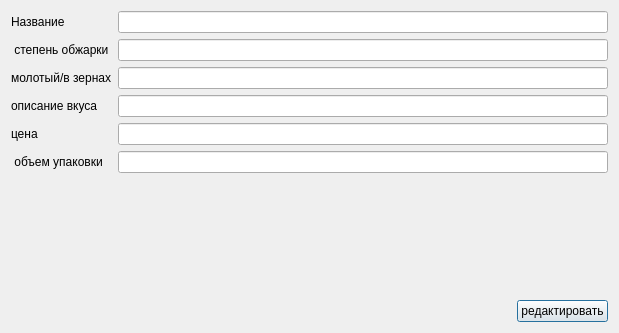
<?xml version="1.0" encoding="UTF-8"?>
<ui version="4.0">
 <class>Izmn_film</class>
 <widget class="QDialog" name="Izmn_film">
  <property name="geometry">
   <rect>
    <x>0</x>
    <y>0</y>
    <width>619</width>
    <height>333</height>
   </rect>
  </property>
  <property name="windowTitle">
   <string>Dialog</string>
  </property>
  <layout class="QVBoxLayout" name="verticalLayout" stretch="0,0">
   <item>
    <layout class="QFormLayout" name="formLayout">
     <item row="0" column="0">
      <widget class="QLabel" name="label_2">
       <property name="text">
        <string>Название</string>
       </property>
      </widget>
     </item>
     <item row="0" column="1">
      <widget class="QLineEdit" name="nazvanie_edit"/>
     </item>
     <item row="1" column="0">
      <widget class="QLabel" name="label_3">
       <property name="text">
        <string> степень обжарки</string>
       </property>
      </widget>
     </item>
     <item row="1" column="1">
      <widget class="QLineEdit" name="stepen_obj_edit"/>
     </item>
     <item row="2" column="0">
      <widget class="QLabel" name="label">
       <property name="text">
        <string>молотый/в зернах</string>
       </property>
      </widget>
     </item>
     <item row="3" column="1">
      <widget class="QLineEdit" name="opisanie_edit"/>
     </item>
     <item row="3" column="0">
      <widget class="QLabel" name="label_4">
       <property name="text">
        <string>описание вкуса</string>
       </property>
      </widget>
     </item>
     <item row="4" column="0">
      <widget class="QLabel" name="label_6">
       <property name="text">
        <string>цена</string>
       </property>
      </widget>
     </item>
     <item row="4" column="1">
      <widget class="QLineEdit" name="price_edit"/>
     </item>
     <item row="2" column="1">
      <widget class="QLineEdit" name="molot_edit"/>
     </item>
     <item row="5" column="0">
      <widget class="QLabel" name="label_7">
       <property name="text">
        <string> объем упаковки</string>
       </property>
      </widget>
     </item>
     <item row="5" column="1">
      <widget class="QLineEdit" name="obiom_edit"/>
     </item>
    </layout>
   </item>
   <item>
    <layout class="QHBoxLayout" name="horizontalLayout">
     <item>
      <widget class="QLabel" name="label_5">
       <property name="text">
        <string/>
       </property>
      </widget>
     </item>
     <item>
      <spacer name="horizontalSpacer">
       <property name="orientation">
        <enum>Qt::Horizontal</enum>
       </property>
       <property name="sizeHint" stdset="0">
        <size>
         <width>40</width>
         <height>20</height>
        </size>
       </property>
      </spacer>
     </item>
     <item>
      <widget class="QPushButton" name="pushButton">
       <property name="enabled">
        <bool>true</bool>
       </property>
       <property name="sizePolicy">
        <sizepolicy hsizetype="Minimum" vsizetype="Fixed">
         <horstretch>0</horstretch>
         <verstretch>0</verstretch>
        </sizepolicy>
       </property>
       <property name="text">
        <string>редактировать</string>
       </property>
      </widget>
     </item>
    </layout>
   </item>
  </layout>
 </widget>
 <resources/>
 <connections/>
</ui>
